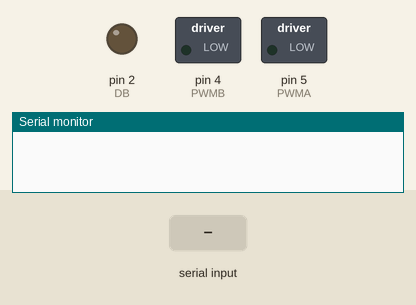
A sketch run on a simulated Arduino Uno, built with avr-gcc and run on an emulated ATmega328P. Shown: switched loads named in the sketch (green lamp = pin HIGH), output pins drawn as LEDs (lit = HIGH), the last lines printed to the serial monitor. The test bench sets the inputs (shaded band). Pins used as bus, display or sensor lines are not drawn.

Above: at 1.2 s.
1.3 s: "30|150|10\n" received over Serial
At 2.5 s:
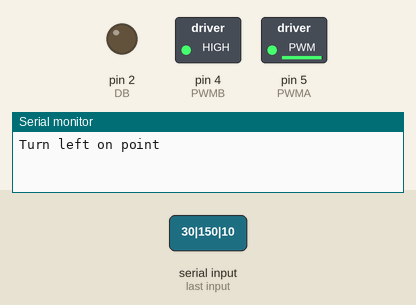
2.8 s: "|\n" received over Serial
At 3.8 s:
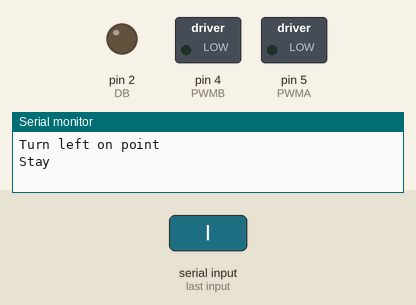
4.3 s: "1|90\n" received over Serial
At 5.0 s:
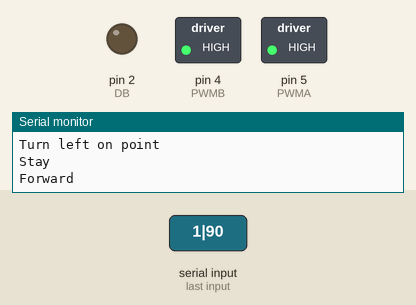
5.8 s: ",\n" received over Serial
At 6.1 s:
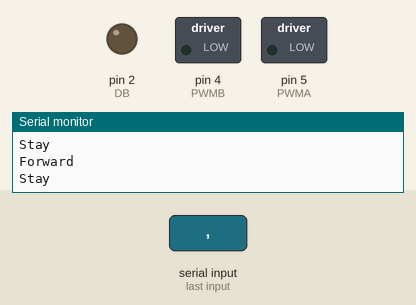
7.3 s: "90|45\n" received over Serial
At 8.5 s:
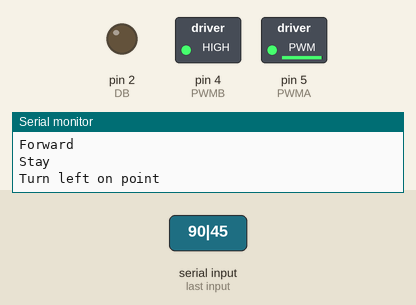
Timing chart, 0 to 9.8 s (numbered marks = the images above; inputs shaded):
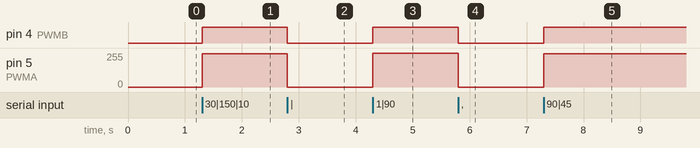

The sketch:

motors.ino
```cpp
// Variables from control
String data, joystick_izq, joystick_der, buttons;
int separ1, separ2, separ_joyIzq, separ_joyDer, separ_bot1, separ_bot2;
float joy_izqX, joy_izqY, joy_derX, joy_derY;
int bot1, bot2, bot3, bot4;

float vel_forward, vel_backward, vel_turn;

// Variables from motors
int PWMA = 5, PWMB = 4, DA = 0, DB = 2;
void setup() {
  Serial.begin(115200);
  pinMode(PWMA, OUTPUT);
  pinMode(PWMB, OUTPUT);
  pinMode(DA, OUTPUT);
  pinMode(DB, OUTPUT);
}

void loop() {
  if (Serial.available()){
    // Obtain data from python
    data = Serial.readStringUntil('\n');
    separ1 = data.indexOf("|");
    separ2 = data.indexOf("|",separ1+1);

    // Obtain data for left joystick
    joystick_izq = data.substring(1, separ1-1);
    separ_joyIzq = joystick_izq.indexOf(",");
    joy_izqX = (joystick_izq.substring(0,separ_joyIzq)).toFloat();
    joy_izqY = (joystick_izq.substring(separ_joyIzq+1, joystick_izq.length())).toFloat();

    // Obtain data for right joystick
    joystick_der = data.substring(separ1+2, separ2-1);
    separ_joyDer = joystick_der.indexOf(",");
    joy_derX = (joystick_der.substring(0,separ_joyDer)).toFloat();
    joy_derY = (joystick_der.substring(separ_joyDer+1, joystick_der.length())).toFloat();

    // Obtain data for buttons.
    buttons = data.substring(separ2+2, data.length()-1);
    separ_bot1 = buttons.indexOf(",");
    bot1 = (buttons.substring(0,separ_bot1)).toInt();
    separ_bot2 = buttons.indexOf(",", separ_bot1+1);
    bot2 = (buttons.substring(separ_bot1+1,separ_bot2)).toInt();
    separ_bot1 = buttons.indexOf(",", separ_bot2+1);
    bot3 = (buttons.substring(separ_bot2+1,separ_bot1)).toInt();
    separ_bot2 = buttons.indexOf(",", separ_bot1+1);
    bot4 = (buttons.substring(separ_bot1+1,buttons.length())).toInt();

    // Move motors
    motorControl(joy_izqX, joy_izqY, joy_derX, joy_derY);

  }
}

//Function to move motors
void motorControl(float joy_izqX, float joy_izqY, float joy_derX, float joy_derY){
  // Stay
  if (abs(joy_izqY) < 0.1 and abs(joy_derX) < 0.1){
    digitalWrite(PWMA, LOW);
    digitalWrite(DA, LOW);
    digitalWrite(PWMB, LOW);
    digitalWrite(DB, LOW);
    Serial.println("Stay");
  }

  // Forward
  else if (joy_izqY > 0.1){
    vel_forward = map(joy_izqY, 0.1, 1.00, 0, 255);
    Serial.println("Forward");
    analogWrite(PWMA, vel_forward);
    analogWrite(DA, LOW);
    analogWrite(PWMB, vel_forward);
    analogWrite(DB, LOW);
  }

  // Backward
  else if (joy_izqY < -0.1){
    vel_backward = map(abs(joy_izqY), 0.1, 1.00, 0, 255);
    Serial.println("Backward");
    Serial.println(vel_backward);
    analogWrite(PWMA, vel_backward);
    analogWrite(DA, vel_backward);
    analogWrite(PWMB, vel_backward);
    analogWrite(DB, vel_backward);
  }

  // Turn left on point
  else if (abs(joy_izqY) <= 0.1 and joy_derX >= 0.1){
    vel_turn = map(joy_derX, 0, 1.00, 0, 255);
    Serial.println("Turn left on point");
    analogWrite(PWMA, vel_turn);
    analogWrite(DA, vel_turn);
    analogWrite(PWMB, vel_turn);
    analogWrite(DB, LOW);
  }

  // Turn right on point
  else if (abs(joy_izqY) <= 0.1 and joy_derX <= -0.1){
    vel_turn = map(abs(joy_derX), 0.1, 1.00, 0, 255);
    Serial.println("Turn right on point");
    analogWrite(PWMA, vel_turn);
    analogWrite(DA, LOW);
    analogWrite(PWMB, vel_turn);
    analogWrite(DB, vel_turn);
  }
}
```

Measured:
- after the input at 1.3 s, pin 4 (PWMB): LOW → HIGH at once; pin 5 (PWMA): 0/255 → 251/255 at once
- after the input at 2.8 s, pin 4 (PWMB): HIGH → LOW at once; pin 5 (PWMA): 251/255 → 0/255 at once
- after the input at 4.3 s, pin 4 (PWMB): LOW → HIGH at once; pin 5 (PWMA): 0/255 → 255/255 at once
- after the input at 5.8 s, pin 4 (PWMB): HIGH → LOW at once; pin 5 (PWMA): 255/255 → 0/255 at once
- after the input at 7.3 s, pin 4 (PWMB): LOW → HIGH at once; pin 5 (PWMA): 0/255 → 251/255 at once
